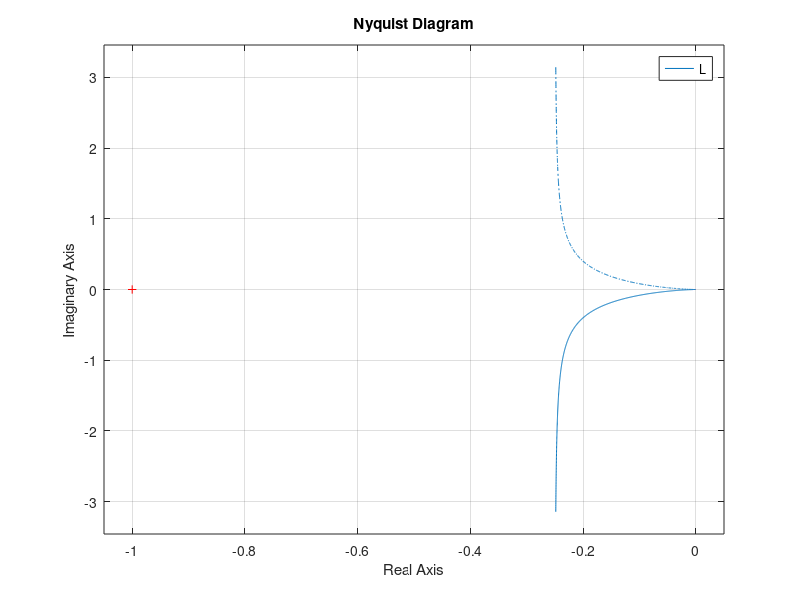

Source code (MATLAB):
G=zpk([],[-1,-1],1)
C=zpk([-1,-1],[0,-4,-4],1/16)

U=zpk([-1,-1],[-2,-2,0],4)

%% Residues computation (Qst. 1)

[numU, denU] = tfdata(U,'v');

[r,p]=residue(numU, denU)

%% Qst. 2-3

T=tf([1],[1/4, 1, 1])

%The system is well posed

[p]=pole(T)

%The closed loop system has a double negative pole, so it is stable (actually BIBO
%stable)

%% Nyquist critherion

L=tf([1],[1/4, 1, 0]);

[l]=pole(L);
l=(real(l)>0);
P=length(l);

Z=length(p);

nyquist(L)

N=0; %from nyquist(L)

disp(Z)
disp(P+N)


%The critherion gives 2=2, which is true, confirming the stability

%% Qst. 5

%The steady state responses are possible to compute, because the system is
%BIBO stable

H=-tf([1/4 1 0],[1/4 1 1]);

[amp, phase]=bode(H, 1);

phase=deg2rad(phase);

disp([amp,phase-2*pi])

%% Qst. 6

clc

S=-H;

As=dcgain(S)

At=dcgain(T)
